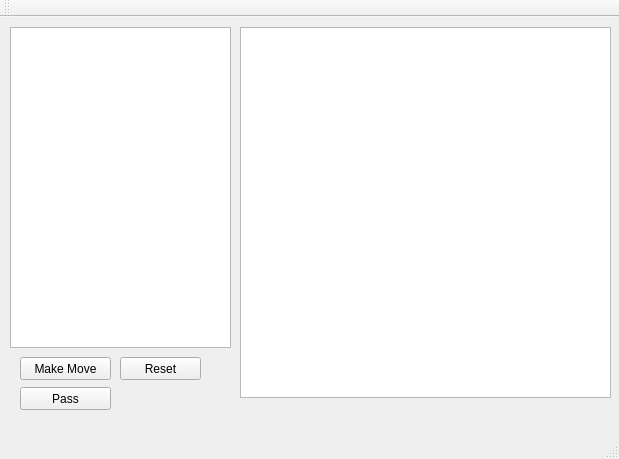
<?xml version="1.0" encoding="UTF-8"?>
<ui version="4.0">
 <class>MiniGoClass</class>
 <widget class="QMainWindow" name="MiniGoClass">
  <property name="geometry">
   <rect>
    <x>0</x>
    <y>0</y>
    <width>619</width>
    <height>459</height>
   </rect>
  </property>
  <property name="windowTitle">
   <string>MiniGo</string>
  </property>
  <widget class="QWidget" name="centralWidget">
   <widget class="QGraphicsView" name="graphicsView">
    <property name="geometry">
     <rect>
      <x>240</x>
      <y>10</y>
      <width>371</width>
      <height>371</height>
     </rect>
    </property>
    <property name="sizePolicy">
     <sizepolicy hsizetype="Fixed" vsizetype="Fixed">
      <horstretch>0</horstretch>
      <verstretch>0</verstretch>
     </sizepolicy>
    </property>
    <property name="verticalScrollBarPolicy">
     <enum>Qt::ScrollBarAlwaysOff</enum>
    </property>
    <property name="horizontalScrollBarPolicy">
     <enum>Qt::ScrollBarAlwaysOff</enum>
    </property>
   </widget>
   <widget class="QPushButton" name="previewButton">
    <property name="geometry">
     <rect>
      <x>120</x>
      <y>340</y>
      <width>81</width>
      <height>23</height>
     </rect>
    </property>
    <property name="text">
     <string>Reset</string>
    </property>
   </widget>
   <widget class="QPushButton" name="moveButton">
    <property name="geometry">
     <rect>
      <x>20</x>
      <y>340</y>
      <width>91</width>
      <height>23</height>
     </rect>
    </property>
    <property name="text">
     <string>Make Move</string>
    </property>
   </widget>
   <widget class="QListWidget" name="listWidget">
    <property name="geometry">
     <rect>
      <x>10</x>
      <y>10</y>
      <width>221</width>
      <height>321</height>
     </rect>
    </property>
   </widget>
   <widget class="QPushButton" name="passButton">
    <property name="geometry">
     <rect>
      <x>20</x>
      <y>370</y>
      <width>91</width>
      <height>23</height>
     </rect>
    </property>
    <property name="text">
     <string>Pass</string>
    </property>
   </widget>
  </widget>
  <widget class="QMenuBar" name="menuBar">
   <property name="geometry">
    <rect>
     <x>0</x>
     <y>0</y>
     <width>619</width>
     <height>20</height>
    </rect>
   </property>
  </widget>
  <widget class="QToolBar" name="mainToolBar">
   <attribute name="toolBarArea">
    <enum>TopToolBarArea</enum>
   </attribute>
   <attribute name="toolBarBreak">
    <bool>false</bool>
   </attribute>
  </widget>
  <widget class="QStatusBar" name="statusBar"/>
 </widget>
 <layoutdefault spacing="6" margin="11"/>
 <resources/>
 <connections/>
</ui>
